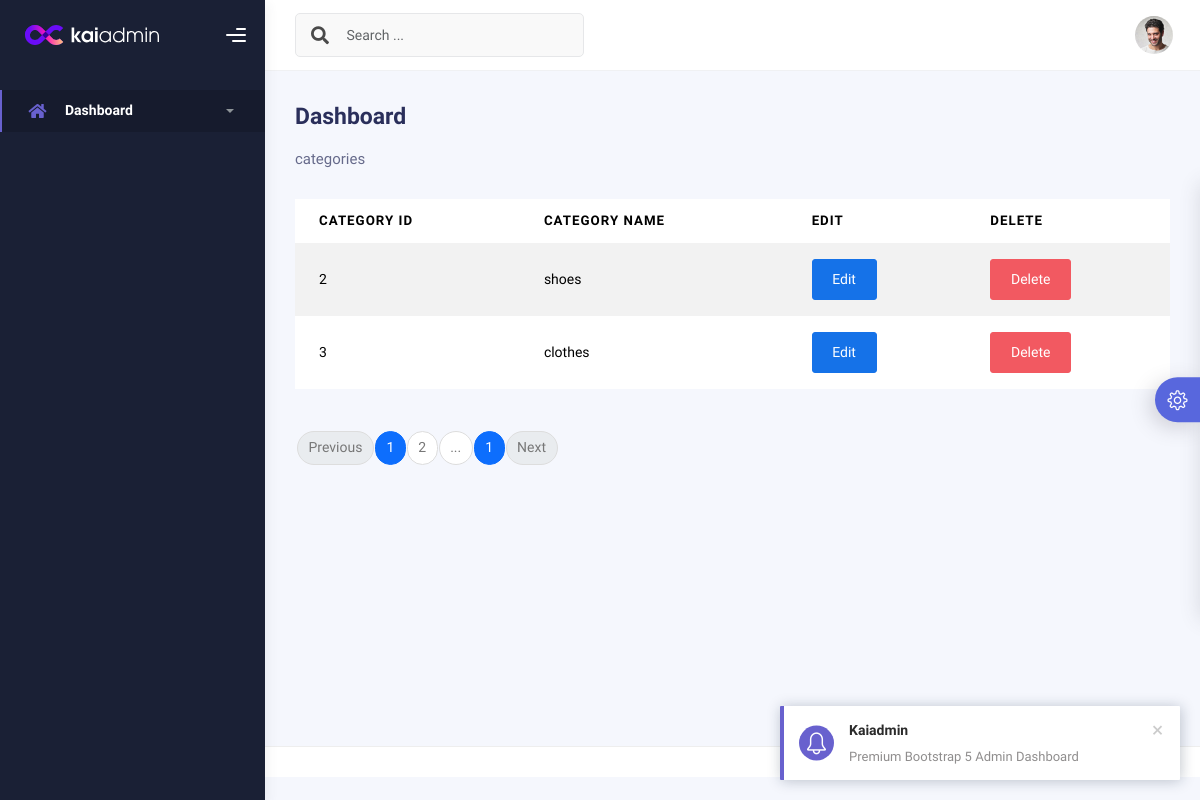
The page /admin/categories.php (signed in) on the database as committed earlier.
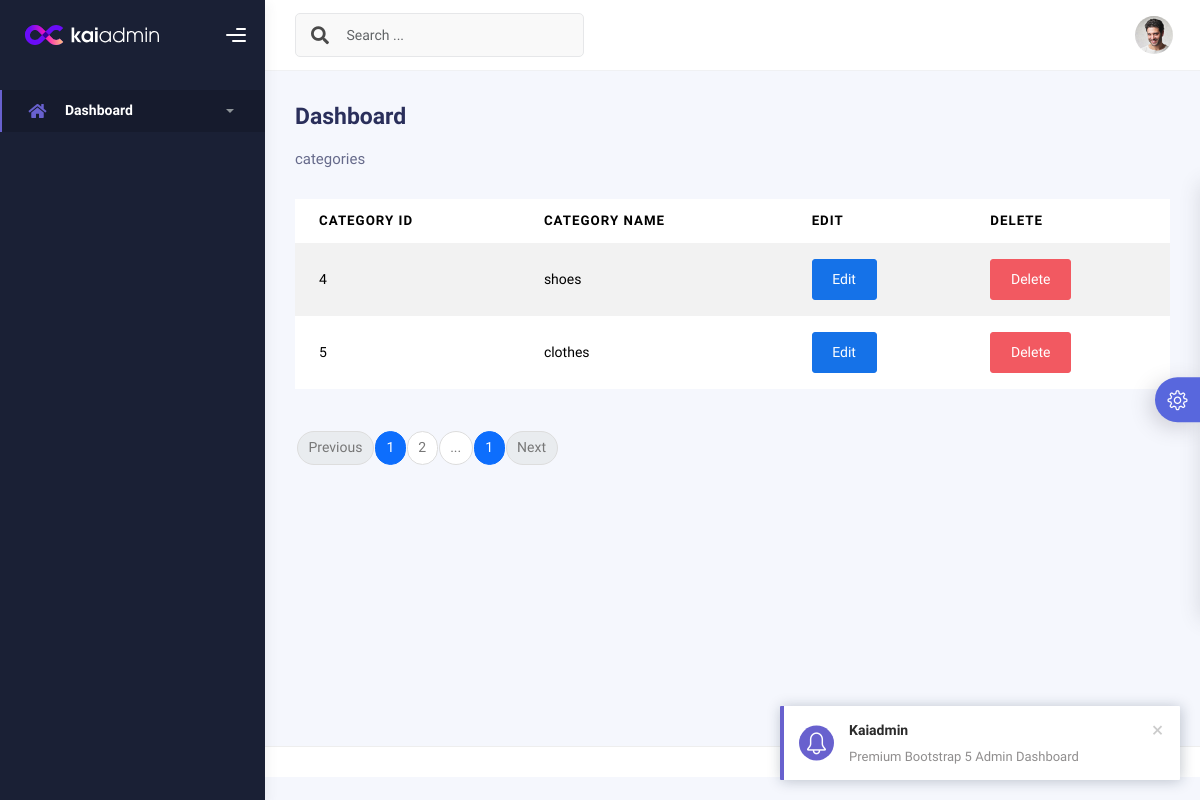
The same page on the database as committed later.
### tables this page shows
CREATE TABLE `categories` (
  `category_id` int(11) NOT NULL,
  `category_name` varchar(255) NOT NULL,
  `created_at` timestamp NOT NULL DEFAULT current_timestamp(),
  `updated_at` timestamp NOT NULL DEFAULT current_timestamp() ON UPDATE current_timestamp()
);

### admin/categories.php (the view, shortened to what this page needs)
<?php include('header.php'); ?>
<?php
  if(isset($_GET['page_no']) && $_GET['page_no'] != "") {
    $page_no = $_GET['page_no'];
  }else{
    $page_no = 1;
  }
  $stmt1 = $conn->prepare("SELECT COUNT(*) AS total_records FROM categories");
  $stmt1->execute();
  $stmt1->bind_result($total_records);
  $total_records_per_page = 10;
  $offset = ($page_no-1) * $total_records_per_page;
  $total_no_of_pages = ceil($total_records/$total_records_per_page);
  $stmt2 = $conn->prepare("SELECT * FROM categories LIMIT $offset,$total_records_per_page");
  $stmt2->execute();
  $categories = $stmt2->get_result();
?>
        <div class="container">
          <div class="page-inner">
            <div
              class="d-flex align-items-left align-items-md-center flex-column flex-md-row pt-2 pb-4"
            >
              <div>
                <h3 class="fw-bold mb-3">Dashboard</h3>
                <h6 class="op-7 mb-2">categories</h6>
              </div>
            </div>
            <div class="table-responsive">
                  <table class="table table-striped table-sm">
                    <thead>
                      <tr>
                        <th scope="col">Category Id</th>
                        <th scope="col">Category Name</th>
                        <th scope="col">Edit</th>
                        <th scope="col">Delete</th>
                      </tr>
                    </thead>
                    <tbody>
                      <?php foreach($categories as $category){ ?>
                      <tr>
                        <td><?php echo $category['category_id']; ?></td>
                        <td><?php echo $category['category_name']; ?></td>
                        <td><a class="btn btn-primary" href="edit_category.php?category_id=<?php echo $category['category_id'];?>">Edit</a></td>
                        <td><a class="btn btn-danger"  href="delete_category.php?category_id=<?php echo $category['category_id']; ?>">Delete</a></td>
                      </tr>
                      <?php } ?>
                    </tbody>
                  </table>
                    <nav aria-label="Page navigation example" class="mx-auto">
                          <ul class="pagination mt-5 mx-auto">
                                  <li class="page-item <?php if($page_no <= 1) {echo 'disabled';} ?>">
                                      <a class="page-link" href="<?php if($page_no <= 1) {echo '#';} else {echo "?page_no=".($page_no-1);} ?>">Previous</a>
                                  </li>
                                  <li class="page-item <?php if($page_no == 1) {echo 'active';} ?>">
                                      <a class="page-link" href="?page_no=1">1</a>
                                  </li>
                                  <li class="page-item <?php if($page_no == 2) {echo 'active';} ?>">
                                      <a class="page-link" href="?page_no=2">2</a>
                                  </li>
                                  <li class="page-item"><a class="page-link" href="#">...</a></li>
                                  <li class="page-item <?php if($page_no == $total_no_of_pages) {echo 'active';} ?>">
                                      <a class="page-link" href="?page_no=<?php echo $total_no_of_pages; ?>"><?php echo $total_no_of_pages; ?></a>
                                  </li>
                                  <li class="page-item <?php if($page_no >= $total_no_of_pages) {echo 'disabled';} ?>">
                                      <a class="page-link" href="<?php if($page_no >= $total_no_of_pages) {echo '#';} else {echo "?page_no=".($page_no+1);} ?>">Next</a>
                                  </li>
                            </ul>
                    </nav>
                </div>
          </div>
        </div>
        <footer class="footer">
        </footer>
      <div class="custom-template">
        <div class="custom-toggle">
          <i class="icon-settings"></i>
        </div>
      </div>
  </body>
</html>

Rows that differ between the two databases and show on the page:
removed categories: category_id "2", category_name "shoes"
removed categories: category_id "3", category_name "clothes"
added categories: category_id "4", category_name "shoes"
added categories: category_id "5", category_name "clothes"
